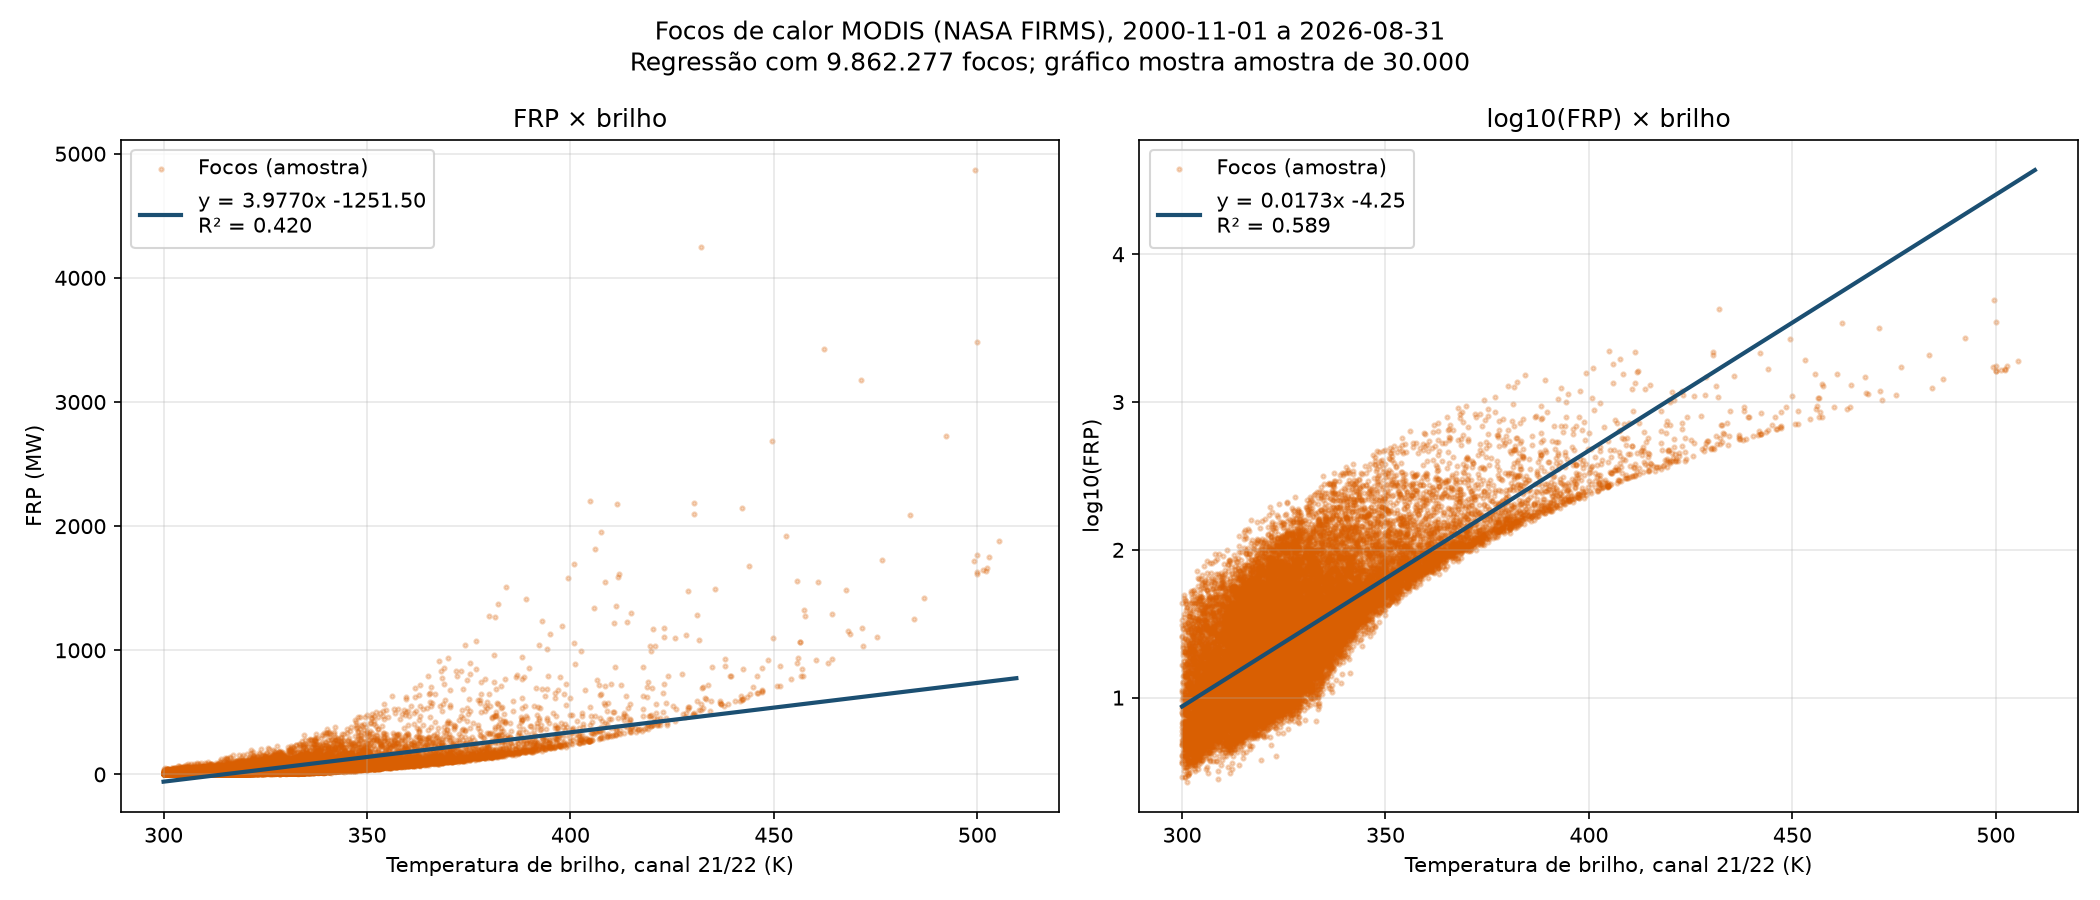

Recreate this plot in Python.
"""Regressão linear entre brilho (temperatura de brilho, K) e FRP dos focos MODIS.

Usa o arquivo histórico da NASA FIRMS (MODIS C6.1, 2000 em diante), baixado
para a pasta do projeto (não versionado no git).
Ajusta duas retas por mínimos quadrados sobre todos os focos de vegetação
(type == 0) com FRP > 0:

  1. FRP (MW) ~ brilho (K)
  2. log10(FRP) ~ brilho (K)   <- a relação física não é linear; o log a aproxima de uma reta

Saídas: gráfico de dispersão em PNG e um resumo em texto no mesmo diretório.
Uso: .venv/bin/python analises/regressao_frp_brilho.py
"""

import json
from pathlib import Path

import matplotlib

matplotlib.use("Agg")
import matplotlib.pyplot as plt
import numpy as np
import pandas as pd

RAIZ = Path(__file__).resolve().parent.parent
ARQUIVO = RAIZ / "DL_FIRE_M-C61_846226" / "fire_archive_M-C61_846226.csv"
SAIDA = Path(__file__).resolve().parent
AMOSTRA_GRAFICO = 30_000
SEMENTE = 42


def carregar() -> pd.DataFrame:
    if not ARQUIVO.exists():
        raise FileNotFoundError(f"Arquivo da FIRMS não encontrado: {ARQUIVO}")
    df = pd.read_csv(ARQUIVO, usecols=["brightness", "frp", "type", "acq_date"])
    return df[(df["type"] == 0) & (df["frp"] > 0)].dropna()


def ajustar(x: np.ndarray, y: np.ndarray) -> dict:
    inclinacao, intercepto = np.polyfit(x, y, 1)
    residuo = y - (inclinacao * x + intercepto)
    r2 = 1 - np.sum(residuo**2) / np.sum((y - y.mean()) ** 2)
    n = len(x)
    erro_padrao = np.sqrt(np.sum(residuo**2) / (n - 2) / np.sum((x - x.mean()) ** 2))
    return {
        "inclinacao": inclinacao,
        "intercepto": intercepto,
        "r2": r2,
        "r": np.corrcoef(x, y)[0, 1],
        "erro_padrao_inclinacao": erro_padrao,
        "n": n,
    }


def desenhar(df: pd.DataFrame, lin: dict, log: dict) -> Path:
    amostra = df.sample(n=min(AMOSTRA_GRAFICO, len(df)), random_state=SEMENTE)
    x_reta = np.linspace(df["brightness"].min(), df["brightness"].max(), 200)

    fig, (ax1, ax2) = plt.subplots(1, 2, figsize=(14, 6))
    paineis = [
        (ax1, amostra["frp"], lin, "FRP (MW)", "FRP × brilho"),
        (ax2, np.log10(amostra["frp"]), log, "log10(FRP)", "log10(FRP) × brilho"),
    ]
    for ax, y, ajuste, rotulo_y, titulo in paineis:
        ax.scatter(amostra["brightness"], y, s=4, alpha=0.25, color="#d95f02", label="Focos (amostra)")
        ax.plot(
            x_reta,
            ajuste["inclinacao"] * x_reta + ajuste["intercepto"],
            color="#1b4f72",
            linewidth=2,
            label=f"y = {ajuste['inclinacao']:.4f}x {ajuste['intercepto']:+.2f}\nR² = {ajuste['r2']:.3f}",
        )
        ax.set_xlabel("Temperatura de brilho, canal 21/22 (K)")
        ax.set_ylabel(rotulo_y)
        ax.set_title(titulo)
        ax.grid(alpha=0.3)
        ax.legend(loc="upper left")

    periodo = f"{df['acq_date'].min()} a {df['acq_date'].max()}"
    n_total = f"{lin['n']:,}".replace(",", ".")
    n_amostra = f"{len(amostra):,}".replace(",", ".")
    fig.suptitle(
        f"Focos de calor MODIS (NASA FIRMS), {periodo}\n"
        f"Regressão com {n_total} focos; gráfico mostra amostra de {n_amostra}",
    )
    fig.tight_layout()
    destino = SAIDA / "regressao_frp_brilho.png"
    fig.savefig(destino, dpi=150)
    plt.close(fig)
    return destino


def resumo(lin: dict, log: dict) -> str:
    linhas = []
    for nome, a in [("FRP ~ brilho", lin), ("log10(FRP) ~ brilho", log)]:
        linhas.append(
            f"{nome}: inclinação={a['inclinacao']:.5f} (EP {a['erro_padrao_inclinacao']:.2e}), "
            f"intercepto={a['intercepto']:.3f}, r={a['r']:.3f}, R²={a['r2']:.3f}, n={a['n']}"
        )
    return "\n".join(linhas)


AMOSTRA_JSON = 2_500


def salvar_json(df: pd.DataFrame, lin: dict, log: dict) -> None:
    """Grava os ajustes e uma amostra pequena de pontos para a página de estudo."""
    amostra = df.sample(n=min(AMOSTRA_JSON, len(df)), random_state=SEMENTE)
    dados = {
        "periodo": [df["acq_date"].min(), df["acq_date"].max()],
        "linear": {k: float(v) for k, v in lin.items()},
        "log": {k: float(v) for k, v in log.items()},
        "brilho_min": float(df["brightness"].min()),
        "brilho_max": float(df["brightness"].max()),
        "amostra": [[round(float(b), 1), round(float(f), 1)]
                    for b, f in zip(amostra["brightness"], amostra["frp"])],
    }
    (SAIDA / "regressao_frp_brilho.json").write_text(json.dumps(dados), encoding="utf-8")


def main() -> None:
    df = carregar()
    x = df["brightness"].to_numpy()
    lin = ajustar(x, df["frp"].to_numpy())
    log = ajustar(x, np.log10(df["frp"].to_numpy()))
    grafico = desenhar(df, lin, log)
    texto = resumo(lin, log)
    (SAIDA / "regressao_frp_brilho.txt").write_text(texto + "\n", encoding="utf-8")
    salvar_json(df, lin, log)
    print(texto)
    print(f"Gráfico salvo em {grafico}")


if __name__ == "__main__":
    main()
